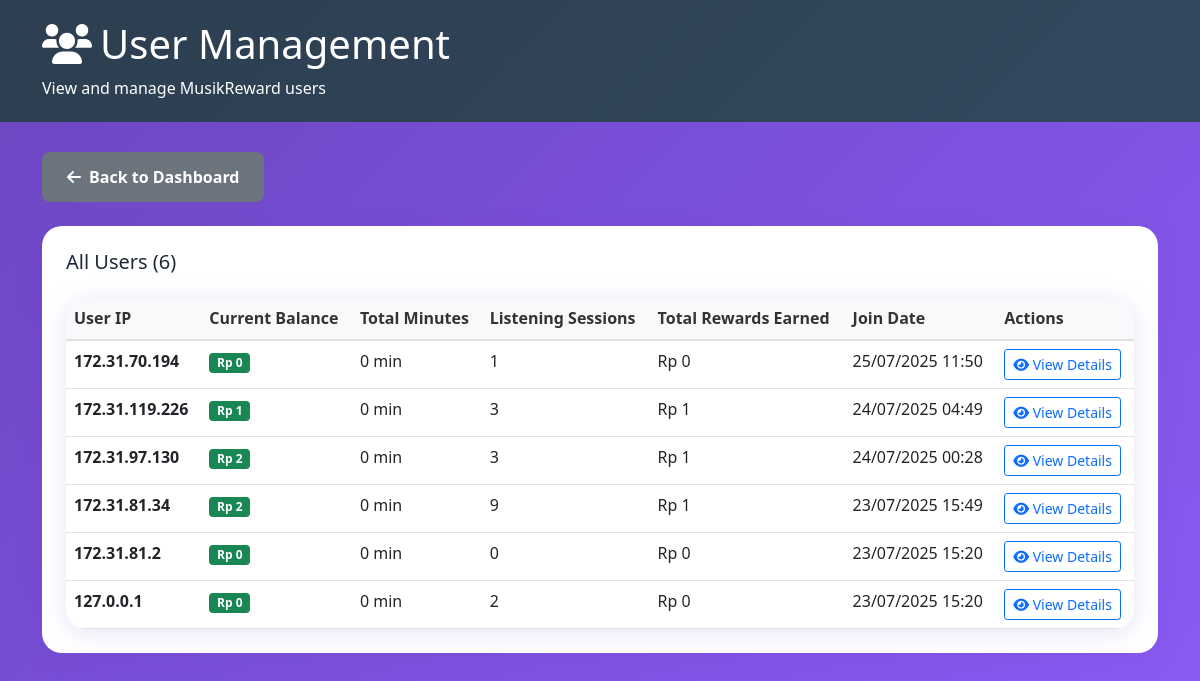
Page /admin/users.php (signed in) on the committed database.
### tables this page shows
CREATE TABLE users (
            id INTEGER PRIMARY KEY AUTOINCREMENT,
            user_ip TEXT NOT NULL UNIQUE,
            balance REAL DEFAULT 0.00,
            total_minutes INTEGER DEFAULT 0,
            created_at DATETIME DEFAULT CURRENT_TIMESTAMP
        );

### admin/users.php (the view, shortened to what this page needs)
<?php
require_once '../config/database.php';
$stmt = $pdo->query("
    SELECT u.*,
           COUNT(ls.id) as listening_sessions,
           SUM(ls.minutes_listened) as total_minutes_listened,
           SUM(ls.reward_earned) as total_rewards_earned
    FROM users u
    LEFT JOIN listening_sessions ls ON u.user_ip = ls.user_ip
    GROUP BY u.id
    ORDER BY u.created_at DESC
");
$users = $stmt->fetchAll();
?>
<!DOCTYPE html>
<html lang="id">
<head>
    <link href="https://cdn.jsdelivr.net/npm/bootstrap@5.1.3/dist/css/bootstrap.min.css" rel="stylesheet">
    <link href="https://cdnjs.cloudflare.com/ajax/libs/font-awesome/6.0.0/css/all.min.css" rel="stylesheet">
    <link href="../assets/css/style.css" rel="stylesheet">
</head>
<body>
    <div class="admin-header">
        <div class="container">
            <h1><i class="fas fa-users me-2"></i>User Management</h1>
            <p class="mb-0">View and manage MusikReward users</p>
        </div>
    </div>
    <div class="container">
        <div class="row">
            <div class="col-md-12 mb-4">
                <a href="index.php" class="btn btn-secondary">
                    <i class="fas fa-arrow-left me-2"></i>Back to Dashboard
                </a>
            </div>
        </div>
        <div class="admin-card">
            <h5 class="mb-4">All Users (<?= count($users) ?>)</h5>
            <div class="table-responsive">
                <table class="table">
                    <thead>
                        <tr>
                            <th>User IP</th>
                            <th>Current Balance</th>
                            <th>Total Minutes</th>
                            <th>Listening Sessions</th>
                            <th>Total Rewards Earned</th>
                            <th>Join Date</th>
                            <th>Actions</th>
                        </tr>
                    </thead>
                    <tbody>
                        <?php foreach ($users as $user): ?>
                        <tr>
                            <td>
                                <strong><?= htmlspecialchars($user['user_ip']) ?></strong>
                            </td>
                            <td>
                                <span class="badge bg-success">
                                    Rp <?= number_format($user['balance'], 0, ',', '.') ?>
                                </span>
                            </td>
                            <td><?= number_format($user['total_minutes'] ?: 0) ?> min</td>
                            <td><?= number_format($user['listening_sessions'] ?: 0) ?></td>
                            <td>Rp <?= number_format($user['total_rewards_earned'] ?: 0, 0, ',', '.') ?></td>
                            <td><?= date('d/m/Y H:i', strtotime($user['created_at'])) ?></td>
                            <td>
                                <button class="btn btn-sm btn-outline-primary" onclick="viewUserDetails('<?= $user['user_ip'] ?>')">
                                    <i class="fas fa-eye"></i> View Details
                                </button>
                            </td>
                        </tr>
                        <?php endforeach; ?>
                    </tbody>
                </table>
            </div>
        </div>
    </div>
</body>
</html>

### assets/css/style.css (style rules this page uses)
:root { --primary-color: #6B46C1; --secondary-color: #8B5CF6; --tertiary-color: #3B82F6; --accent-color: #92400E; --success-color: #10B981; --background-color: #F8FAFC; --wave-gradient: linear-gradient(135deg, #6B46C1 0%, #8B5CF6 25%, #3B82F6 50%, #92400E 75%, #6B46C1 100%); --card-shadow: 0 4px 25px rgba(107, 70, 193, 0.15); --border-radius: 20px; }
* { margin: 0; padding: 0; box-sizing: border-box; }
body { font-family: 'Segoe UI', Tahoma, Geneva, Verdana, sans-serif; background: var(--wave-gradient); background-size: 400% 400%; animation: waveAnimation 15s ease-in-out infinite; line-height: 1.6; color: #1F2937; min-height: 100vh; }
.btn-secondary { border-radius: 8px; padding: 12px 24px; font-weight: 600; }
.admin-header { background: linear-gradient(135deg, #2C3E50, #34495E); color: white; padding: 20px; margin-bottom: 30px; }
.admin-card { background: white; border-radius: var(--border-radius); box-shadow: var(--card-shadow); padding: 24px; margin-bottom: 24px; }
.table-responsive { border-radius: var(--border-radius); overflow: hidden; box-shadow: var(--card-shadow); }
.table { margin-bottom: 0; }
.table thead th { background-color: #F8F9FA; border-bottom: 2px solid #E0E0E0; font-weight: 600; color: #333; }

### rows in the picture
users: user_ip "172.31.70.194", balance "0", total_minutes "0", listening_sessions "1", total_rewards_earned "0", created_at "25/07/2025 11:50"
users: user_ip "172.31.119.226", balance "1", total_minutes "0", listening_sessions "3", total_rewards_earned "1", created_at "24/07/2025 04:49"
users: user_ip "172.31.97.130", balance "2", total_minutes "0", listening_sessions "3", total_rewards_earned "1", created_at "24/07/2025 00:28"
users: user_ip "172.31.81.34", balance "2", total_minutes "0", listening_sessions "9", total_rewards_earned "1", created_at "23/07/2025 15:49"
users: user_ip "172.31.81.2", balance "0", total_minutes "0", listening_sessions "0", total_rewards_earned "0", created_at "23/07/2025 15:20"
users: user_ip "127.0.0.1", balance "0", total_minutes "0", listening_sessions "2", total_rewards_earned "0", created_at "23/07/2025 15:20"

### other values in the picture
count($users) "6"
